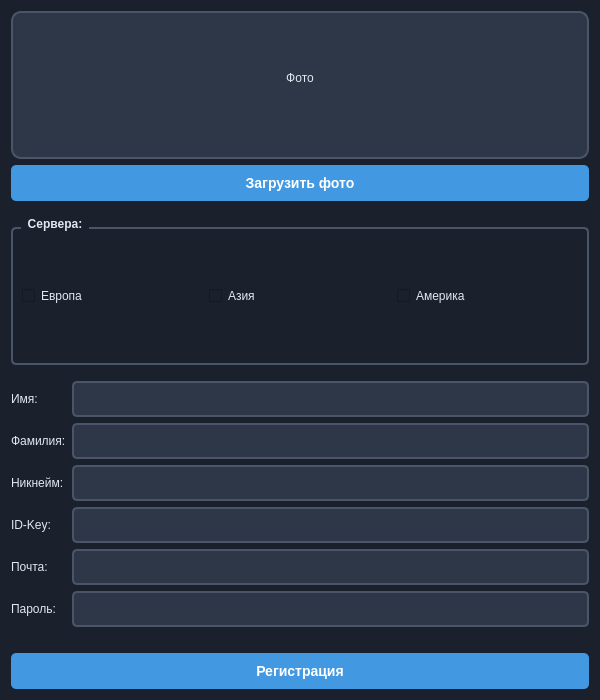
<?xml version="1.0" encoding="UTF-8"?>
<ui version="4.0">
 <class>RegistrationForm</class>
 <widget class="QWidget" name="RegistrationForm">
  <property name="geometry">
   <rect>
    <x>0</x>
    <y>0</y>
    <width>600</width>
    <height>700</height>
   </rect>
  </property>
  <property name="windowTitle">
   <string>Регистрация пользователя</string>
  </property>
  <property name="styleSheet">
   <string notr="true">
    QWidget {
        background-color: #1a202c;
        color: #e2e8f0;
        font-family: 'Segoe UI', Arial, sans-serif;
    }
    QLineEdit {
        background-color: #2d3748;
        border: 2px solid #4a5568;
        border-radius: 5px;
        padding: 8px;
        color: #e2e8f0;
        font-size: 12px;
    }
    QLineEdit:focus {
        border-color: #4299e1;
    }
    QPushButton {
        background-color: #4299e1;
        border: none;
        border-radius: 5px;
        padding: 10px 20px;
        color: white;
        font-weight: bold;
        font-size: 14px;
    }
    QPushButton:hover {
        background-color: #3182ce;
    }
    QPushButton:pressed {
        background-color: #2b6cb0;
    }
    QGroupBox {
        border: 2px solid #4a5568;
        border-radius: 5px;
        margin-top: 10px;
        font-weight: bold;
    }
    QGroupBox::title {
        subcontrol-origin: margin;
        left: 10px;
        padding: 0 5px 0 5px;
    }
    QLabel {
        color: #e2e8f0;
    }
    QCheckBox {
        color: #e2e8f0;
    }
    QCheckBox::indicator {
        width: 13px;
        height: 13px;
    }
   </string>
  </property>
  <layout class="QVBoxLayout" name="verticalLayout">
   <item>
    <layout class="QHBoxLayout" name="photoLayout">
     <item>
      <widget class="QLabel" name="photoLabel">
       <property name="fixedSize">
        <size>
         <width>150</width>
         <height>150</height>
        </size>
       </property>
       <property name="styleSheet">
        <string notr="true">border: 2px solid #4a5568; border-radius: 10px; background-color: #2d3748;</string>
       </property>
       <property name="text">
        <string>Фото
        </string>
       </property>
       <property name="alignment">
        <set>Qt::AlignCenter</set>
       </property>
      </widget>
     </item>
    </layout>
   </item>
   <item>
    <layout class="QHBoxLayout" name="photoBtnLayout">
     <item>
      <widget class="QPushButton" name="loadPhotoBtn">
       <property name="text">
        <string>Загрузить фото</string>
       </property>
      </widget>
     </item>
    </layout>
   </item>
   <item>
    <spacer name="verticalSpacer">
     <property name="orientation">
      <enum>Qt::Vertical</enum>
     </property>
     <property name="sizeType">
      <enum>QSizePolicy::Fixed</enum>
     </property>
     <property name="sizeHint" stdset="0">
      <size>
       <width>20</width>
       <height>10</height>
      </size>
     </property>
    </spacer>
   </item>
   <item>
    <widget class="QGroupBox" name="serversGroup">
     <property name="title">
      <string>Сервера:</string>
     </property>
     <layout class="QHBoxLayout" name="serversLayout">
      <item>
       <widget class="QCheckBox" name="europeCheck">
        <property name="text">
         <string>Европа</string>
        </property>
       </widget>
      </item>
      <item>
       <widget class="QCheckBox" name="asiaCheck">
        <property name="text">
         <string>Азия</string>
        </property>
       </widget>
      </item>
      <item>
       <widget class="QCheckBox" name="americaCheck">
        <property name="text">
         <string>Америка</string>
        </property>
       </widget>
      </item>
     </layout>
    </widget>
   </item>
   <item>
    <spacer name="verticalSpacer_2">
     <property name="orientation">
      <enum>Qt::Vertical</enum>
     </property>
     <property name="sizeType">
      <enum>QSizePolicy::Fixed</enum>
     </property>
     <property name="sizeHint" stdset="0">
      <size>
       <width>20</width>
       <height>10</height>
      </size>
     </property>
    </spacer>
   </item>
   <item>
    <layout class="QGridLayout" name="fieldsLayout">
     <item row="0" column="0">
      <widget class="QLabel" name="firstNameLabel">
       <property name="text">
        <string>Имя:</string>
       </property>
      </widget>
     </item>
     <item row="0" column="1">
      <widget class="QLineEdit" name="firstNameEdit"/>
     </item>
     <item row="1" column="0">
      <widget class="QLabel" name="lastNameLabel">
       <property name="text">
        <string>Фамилия:</string>
       </property>
      </widget>
     </item>
     <item row="1" column="1">
      <widget class="QLineEdit" name="lastNameEdit"/>
     </item>
     <item row="2" column="0">
      <widget class="QLabel" name="nicknameLabel">
       <property name="text">
        <string>Никнейм:</string>
       </property>
      </widget>
     </item>
     <item row="2" column="1">
      <widget class="QLineEdit" name="nicknameEdit"/>
     </item>
     <item row="3" column="0">
      <widget class="QLabel" name="idKeyLabel">
       <property name="text">
        <string>ID-Key:</string>
       </property>
      </widget>
     </item>
     <item row="3" column="1">
      <widget class="QLineEdit" name="idKeyEdit"/>
     </item>
     <item row="4" column="0">
      <widget class="QLabel" name="emailLabel">
       <property name="text">
        <string>Почта:</string>
       </property>
      </widget>
     </item>
     <item row="4" column="1">
      <widget class="QLineEdit" name="emailEdit"/>
     </item>
     <item row="5" column="0">
      <widget class="QLabel" name="passwordLabel">
       <property name="text">
        <string>Пароль:</string>
       </property>
      </widget>
     </item>
     <item row="5" column="1">
      <widget class="QLineEdit" name="passwordEdit">
       <property name="echoMode">
        <enum>QLineEdit::Password</enum>
       </property>
      </widget>
     </item>
    </layout>
   </item>
   <item>
    <spacer name="verticalSpacer_3">
     <property name="orientation">
      <enum>Qt::Vertical</enum>
     </property>
     <property name="sizeType">
      <enum>QSizePolicy::Fixed</enum>
     </property>
     <property name="sizeHint" stdset="0">
      <size>
       <width>20</width>
       <height>20</height>
      </size>
     </property>
    </spacer>
   </item>
   <item>
    <layout class="QHBoxLayout" name="registerBtnLayout">
     <item>
      <widget class="QPushButton" name="registerBtn">
       <property name="text">
        <string>Регистрация</string>
       </property>
      </widget>
     </item>
    </layout>
   </item>
  </layout>
 </widget>
 <resources/>
 <connections/>
</ui>
